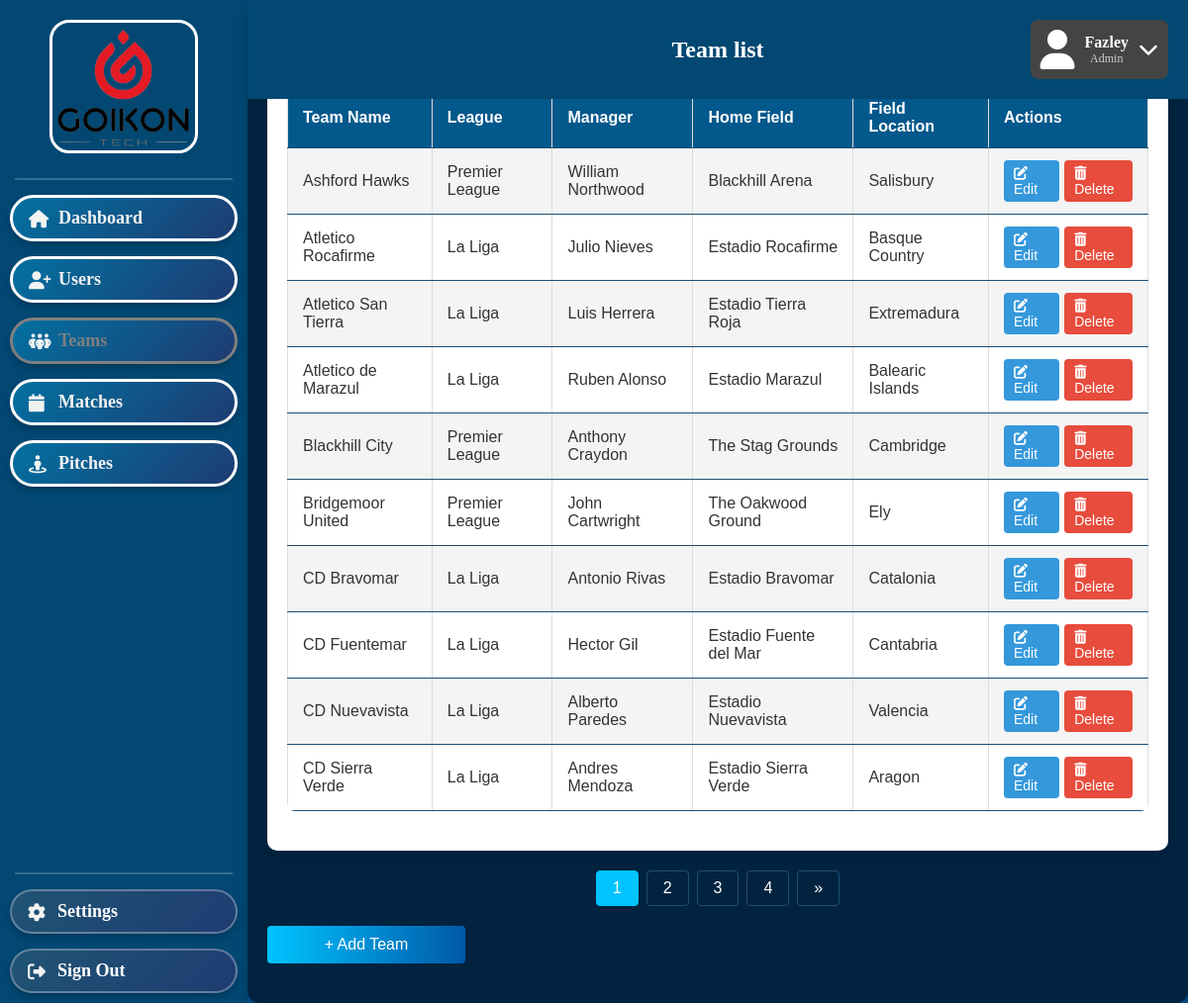
/Admin/Teams.php, run on the app's committed database.
### tables this page shows
CREATE TABLE Team (
    TeamID INTEGER PRIMARY KEY AUTOINCREMENT,
    LeagueID INTEGER NOT NULL,
    ManagerID INTEGER,
    FieldID INTEGER NOT NULL,
    TeamName VARCHAR(255) NOT NULL,
    FOREIGN KEY (LeagueID) REFERENCES League(LeagueID) ON DELETE CASCADE ON UPDATE CASCADE,
    FOREIGN KEY (ManagerID) REFERENCES TeamManager(ManagerID) ON DELETE CASCADE ON UPDATE CASCADE,
    FOREIGN KEY (FieldID) REFERENCES Field(FieldID) ON DELETE CASCADE ON UPDATE CASCADE
);

CREATE TABLE League (
    LeagueID INTEGER PRIMARY KEY AUTOINCREMENT,
    Name VARCHAR(255) NOT NULL,
    Country VARCHAR(255) NOT NULL
);

CREATE TABLE User (
    UserID INTEGER PRIMARY KEY AUTOINCREMENT,
    RoleID INTEGER NOT NULL,
    AccountType TEXT NOT NULL CHECK (AccountType IN ('Admin', 'Player', 'Team Manager', 'Referee')),
    Firstname VARCHAR(255) NOT NULL,
    Surname VARCHAR(255) NOT NULL,
    Password TEXT NOT NULL,
    Username TEXT NOT NULL UNIQUE,
    DateOfBirth DATE NOT NULL,
    Nationality VARCHAR(255) NOT NULL,
    PhoneNumber VARCHAR(255) NOT NULL,
    Email TEXT NOT NULL UNIQUE,
    FOREIGN KEY (RoleID) REFERENCES Roles(RoleID) ON DELETE CASCADE ON UPDATE CASCADE
);

CREATE TABLE Field (
    FieldID INTEGER PRIMARY KEY AUTOINCREMENT,
    FieldOwnerID INT NOT NULL,
    Name VARCHAR(255) NOT NULL,
    PricePerHour INT NOT NULL,
    Location VARCHAR(255) NOT NULL,
    OpeningHours DATETIME,
    ClosingHours DATETIME,
    Capacity INT,
    FOREIGN KEY (FieldOwnerID) REFERENCES FieldOwner(FieldOwnerID) ON DELETE CASCADE ON UPDATE CASCADE
);

### Admin/Teams.php (the view, shortened to what this page needs)
<?php
$dbInstance = new Database();
$conn = $dbInstance->getConnection();
$results_per_page = 10;
$page = isset($_GET['page']) ? $_GET['page'] : 1;
$offset = ($page - 1) * $results_per_page;
$countQuery = "SELECT COUNT(*) as total FROM Team";
$countResult = $conn->query($countQuery);
$total_rows = $countResult->fetchArray(SQLITE3_ASSOC)['total'];
$total_pages = ceil($total_rows / $results_per_page);
$query = "
    SELECT
        t.TeamID,
        t.TeamName,
        l.Name AS LeagueName,
        u.Firstname AS ManagerFirstName,
        u.Surname AS ManagerSurname,
        f.Name AS FieldName,
        f.Location AS FieldLocation
    FROM
        Team t
    LEFT JOIN
        League l ON t.LeagueID = l.LeagueID
    LEFT JOIN
        TeamManager tm ON t.ManagerID = tm.ManagerID
    LEFT JOIN
        User u ON tm.UserID = u.UserID
    LEFT JOIN
        Field f ON t.FieldID = f.FieldID
    ORDER BY
        t.TeamName
    LIMIT :limit OFFSET :offset
";
$stmt = $conn->prepare($query);
$stmt->bindValue(':limit', $results_per_page, SQLITE3_INTEGER);
$stmt->bindValue(':offset', $offset, SQLITE3_INTEGER);
$result = $stmt->execute();
?>
<!DOCTYPE html>
<html>
<head>
    <link rel="stylesheet" href="../styles.css">
</head>
<body>
    <div class="header">
        <h2>Team list</h2>
        <div class="profile-box">
            <i class="fa fa-user"></i>
            <div>
                <div class="name">Fazley</div>
                <div class="role">Admin</div>
            </div>
            <i class="fa fa-chevron-down dropdown-icon"></i>
        </div>
    </div>
    <div class="sidebar">
        <img src="../GoikonLogoFinal.png" alt="Goikon Logo" class="goikon-logo">
        <div class="sidebar-separator"></div>
        <div class="sidebar-button active">
            <a href="Dashboard.php">
            <i class="fa-solid fa-house"></i></i>Dashboard
            </a>
        </div>
        <div class="sidebar-button">
            <a href="Users.php">
                <i class="fa-solid fa-user-plus"></i>Users
            </a>
        </div>
        <div class="sidebar-button">
            <a href="Teams.php">
            <i class="fa-solid fa-people-group"></i></i>Teams
            </a>
        </div>
        <div class="sidebar-button">
            <a href="Matches.php">
                <i class="fa-solid fa-calendar"></i>Matches
            </a>
        </div>
        <div class="sidebar-button">
            <a href="Pitches.php">
            <i class="fa-solid fa-street-view"></i></i>Pitches
            </a>
        </div>
        <div class="sidebar-toolbox-container">
            <div class="sidebar-separator"></div>
            <div class="sidebar-toolbox-button">
                <a href="../Homepages/SettingsPersonal.html">
                    <i class="fa-solid fa-gear"></i>Settings
                </a>
            </div>
            <div class="sidebar-toolbox-button">
                <a href="../Create Account and Login/Login.php">
                    <i class="fa-solid fa-right-from-bracket"></i>Sign Out
                </a>
            </div>
        </div>
    </div>
    <div class="user-content">
        <h2>Teams List</h2>
        <div class="users-container">
            <table class="users-table">
                <tr>
                    <th>Team Name</th>
                    <th>League</th>
                    <th>Manager</th>
                    <th>Home Field</th>
                    <th>Field Location</th>
                    <th>Actions</th>
                </tr>
                <?php
                while ($row = $result->fetchArray(SQLITE3_ASSOC)) {
                ?>
                    <tr>
                        <td><?php echo htmlspecialchars($row['TeamName']); ?></td>
                        <td><?php echo htmlspecialchars($row['LeagueName'] ?? 'N/A'); ?></td>
                        <td>
                            <?php
                            if ($row['ManagerFirstName']) {
                                echo htmlspecialchars($row['ManagerFirstName'] . ' ' . $row['ManagerSurname']);
                            } else {
                                echo 'No Manager';
                            }
                            ?>
                        </td>
                        <td><?php echo htmlspecialchars($row['FieldName'] ?? 'N/A'); ?></td>
                        <td><?php echo htmlspecialchars($row['FieldLocation'] ?? 'N/A'); ?></td>
                        <td>
                            <div class="action-buttons">
                                <a href="EditTeam.php?id=<?php echo $row['TeamID']; ?>" class="edit-btn">
                                    <i class="fas fa-edit"></i> Edit
                                </a>
                                <a href="#" class="delete-btn"
                                   onclick="confirmDelete(<?php echo $row['TeamID']; ?>)">
                                    <i class="fas fa-trash-alt"></i> Delete
                                </a>
                            </div>
                        </td>
                    </tr>
                <?php } ?>
            </table>
        </div>
        <?php if ($total_pages > 1): ?>
        <div class="pagination">
            <?php
            $visible_pages = 5;
            $start = max(1, $page - floor($visible_pages / 2));
            $end = min($total_pages, $start + $visible_pages - 1);
            for ($i = $start; $i <= $end; $i++): ?>
                <a href="Teams.php?page=<?php echo $i; ?>" <?php echo ($i == $page) ? 'class="active"' : ''; ?>>
                    <?php echo $i; ?>
                </a>
            <?php endfor; ?>
            <?php if ($page < $total_pages): ?>
                <a href="Teams.php?page=<?php echo $page + 1; ?>">&raquo;</a>
            <?php endif; ?>
        </div>
        <?php endif; ?>
        <a href="AddTeam.php" class="add-user-btn">+ Add Team</a>
    </div>
    <div class="footer">
        <a href="../Homepages/AboutUs.html">About Us</a>
        <a href="../Homepages/ContactUs.html">Contact Us</a>
    </div>
</body>
</html>

### styles.css (style rules this page uses)
.header { position: fixed; display: flex; align-items: center; justify-content: center; top: 0; left: 0; width: calc(100% - 250px); height: 100px; left: 250px; background-color: #024873; color: white; text-align: center; z-index: 10000000023; }
.profile-box { position: absolute; top: 20px; right: 20px; background-color: #444; padding: 10px; border-radius: 8px; display: flex; align-items: center; color: white; max-width: 300px; }
.profile-box .fa-user { font-size: 40px; margin-right: 10px; }
.profile-box .name { font-weight: bold; white-space: nowrap; overflow: hidden; text-overflow: ellipsis; }
.profile-box .role { font-size: 12px; color: #ccc; white-space: nowrap; overflow: hidden; text-overflow: ellipsis; }
.profile-box .dropdown-icon { margin-left: 10px; cursor: pointer; font-size: 20px; }
.goikon-logo { position: absolute; top: 20px; left: 50px; width: 150px; height: auto; z-index: 10000; border: 3px solid white; border-radius: 20px; }
.sidebar { position: fixed; top: 0; left: 0; width: 250px; height: 100%; background-color: #024873; display: flex; flex-direction: column; align-items: center; padding-top: 180px; gap: 15px; }
.sidebar-button { background: none; padding: 0; }
.sidebar-button a { display: block; background: linear-gradient(135deg, #0271A1, #1e3c72); color: #F2F2F2; cursor: pointer; text-align: left; text-indent: 8px; font-weight: bold; text-decoration: none; font-size: 18px; width: 230px; padding: 10px 0; display: block; border: 3px solid white; border-radius: 50px; transition: all 0.3s ease-in-out; box-shadow: 0 4px 6px rgba(0, 0, 0, 0.2); }
.sidebar-button a.active { color: grey; border-color: grey; }
.sidebar i { color: #f2f2f2; font-size: 18px; vertical-align: middle; margin-right: 20px; width: 1em; }
.sidebar-toolbox-container { position: fixed; display: flex; flex-direction: column; align-items: center; gap: 15px; width: 250px; bottom: 10px; left: 0; }
.sidebar-toolbox-button { position: relative; display: flex; background: none; padding: 0; }
.sidebar-toolbox-button a { cursor: pointer; text-align: left; text-indent: 8px; background: linear-gradient(135deg, #205474, #1e3c72); color: white; font-weight: bold; text-decoration: none; font-size: 18px; width: 230px; padding: 10px 0; border-radius: 30px; backdrop-filter: blur(10px); border: 2px solid rgba(255, 255, 255, 0.3); transition: all 0.3s ease-in-out; box-shadow: 0 4px 6px rgba(0, 0, 0, 0.2); }
.sidebar-separator { height: 2px; background-color: rgba(255, 255, 255, 0.2); margin: 0px; width: calc(100% - 30px); margin-left: 15px; margin-right: 15px; }
.footer { position: fixed; left: 250px; width: calc(100vw - 250px); bottom: 0; background-color: #044D8C; text-align: center; padding: 20px; z-index: -1000; }
.footer a { color: #F2F2F2; font-size: 18px; line-height: 24px; margin: 10px; }
.main-content table, th, td { border: 1px solid white; border-collapse: collapse; color: #F2F2F2; text-align: center; margin-left: auto; margin-right: auto; }
* { margin: 0; padding: 0; box-sizing: border-box; }
.user-content { max-width: 95%; margin: auto; padding: 20px; background: #1e3a5f; border-radius: 12px; box-shadow: 0px 4px 12px rgba(0, 0, 0, 0.2); color: white; }
.users-container { background: white; padding: 20px; border-radius: 10px; box-shadow: 0px 4px 8px rgba(0, 0, 0, 0.1); }
.users-table { width: 100%; border-collapse: collapse; background: #ffffff; border-radius: 8px; overflow: hidden; font-size: 16px; }
.users-table th, .users-table td { padding: 12px; border: 1px solid #ddd; text-align: left; color: #333; }
.users-table tr:nth-child(even) { background: #f4f4f4; }
.add-user-btn { display: block; width: 200px; margin: 20px auto; padding: 12px; background: #007bff; color: white; text-align: center; text-decoration: none; font-size: 16px; border-radius: 6px; transition: 0.3s ease; }

### data on the page
team: TeamName "Ashford Hawks", LeagueID.Name "Premier League", user.Firstname+Surname "William Northwood", FieldID.Name "Blackhill Arena", FieldID.Location "Salisbury"
team: TeamName "Atletico Rocafirme", LeagueID.Name "La Liga", user.Firstname+Surname "Julio Nieves", FieldID.Name "Estadio Rocafirme", FieldID.Location "Basque Country"
team: TeamName "Atletico San Tierra", LeagueID.Name "La Liga", user.Firstname+Surname "Luis Herrera", FieldID.Name "Estadio Tierra Roja", FieldID.Location "Extremadura"
team: TeamName "Atletico de Marazul", LeagueID.Name "La Liga", user.Firstname+Surname "Ruben Alonso", FieldID.Name "Estadio Marazul", FieldID.Location "Balearic Islands"
team: TeamName "Blackhill City", LeagueID.Name "Premier League", user.Firstname+Surname "Anthony Craydon", FieldID.Name "The Stag Grounds", FieldID.Location "Cambridge"
team: TeamName "Bridgemoor United", LeagueID.Name "Premier League", user.Firstname+Surname "John Cartwright", FieldID.Name "The Oakwood Ground", FieldID.Location "Ely"
team: TeamName "CD Bravomar", LeagueID.Name "La Liga", user.Firstname+Surname "Antonio Rivas", FieldID.Name "Estadio Bravomar", FieldID.Location "Catalonia"
team: TeamName "CD Fuentemar", LeagueID.Name "La Liga", user.Firstname+Surname "Hector Gil", FieldID.Name "Estadio Fuente del Mar", FieldID.Location "Cantabria"
team: TeamName "CD Nuevavista", LeagueID.Name "La Liga", user.Firstname+Surname "Alberto Paredes", FieldID.Name "Estadio Nuevavista", FieldID.Location "Valencia"
team: TeamName "CD Sierra Verde", LeagueID.Name "La Liga", user.Firstname+Surname "Andres Mendoza", FieldID.Name "Estadio Sierra Verde", FieldID.Location "Aragon"
